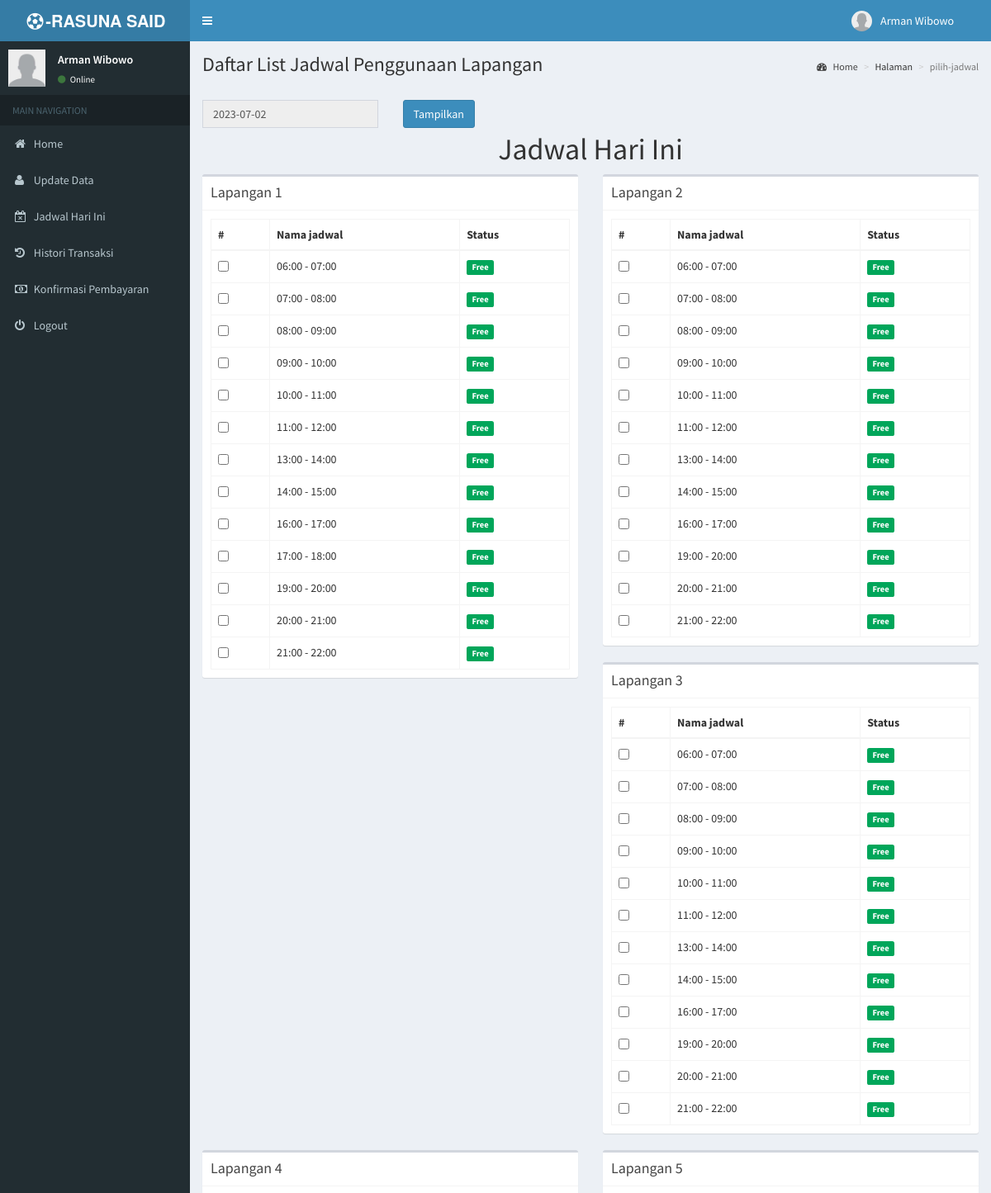
The page /index.php?halamane=pilih-jadwal (signed in, upper part) on the database its author committed.
### tables this page shows
CREATE TABLE `identitas` (
  `id_identitas` varchar(3) NOT NULL,
  `nama_identitas` varchar(35) NOT NULL,
  `alamat` text NOT NULL,
  `no_telp` varchar(12) NOT NULL,
  `rekening` text NOT NULL,
  `email` varchar(25) NOT NULL
);

CREATE TABLE `lapangan` (
  `id_lapangan` varchar(3) NOT NULL,
  `nama_lapangan` varchar(35) NOT NULL,
  `harga` int(10) NOT NULL,
  `blokir` enum('Y','N') NOT NULL DEFAULT 'N'
);

CREATE TABLE `jadwal` (
  `id_jadwal` int(5) NOT NULL,
  `id_lapangan` varchar(5) NOT NULL,
  `nama_jadwal` varchar(20) NOT NULL,
  `remark` int(3) NOT NULL
);

### config/library.php (called while the page is built, shortened)
<?php
$tgl_sekarang = date("Y-m-d");
?>

### halaman/hal_jadwal/pilih_jadwal.php (the view, shortened to what this page needs)
    <section class="content-header">
      <h1>Daftar List Jadwal Penggunaan Lapangan<small></small></h1>
      <ol class="breadcrumb">
        <li><a href="#"><i class="fa fa-dashboard"></i> Home</a></li>
        <li>Halaman</li>
        <li class="active"><?php echo"$_GET[halamane]"; ?></li>
      </ol>
    </section>
<?php
 if (empty($_SESSION['username']) AND empty($_SESSION['passuser'])){
  echo "<link href='style.css' rel='stylesheet' type='text/css'>
 <center>Untuk mengakses halaman, Anda harus login <br>";
  echo "<a href=../../index.php><b>LOGIN</b></a></center>";
}
else{
switch($_GET[act]){
  default:
echo " <section class='content'>
    <div class='row'>
    <form method='post' action='?halamane=pilih-jadwal&act=bytanggal'>
   <div class='form-group'>
            <div class='col-xs-3'>
                  <input type='text' value='$tgl_sekarang' class='form-control' id='datepicker' name='tanggal_booking' readonly='yes'>
                </div>
                </div>
                <div class='form-group'>
                <div class='col-xs-3'>
                       <input type='submit' name='Submit' class='btn btn-primary' value='Tampilkan' />
                </div>
                </div>
            </form>
<br/>
<center><h1>Jadwal Hari Ini</h1></center>
  <form action='?halamane=pilih-jadwal&act=booking' method='POST' name='f' accept-charset='utf-8'>";
$jumlah=1;
for($i=0; $i<$jumlah; $i++){
    $tampil = mysql_query("SELECT * FROM lapangan ORDER BY id_lapangan ASC");
    while($r=mysql_fetch_array($tampil)){
   echo " <div class='col-md-6'>
          <div class='box'>
            <div class='box-header with-border'>
              <h3 class='box-title'>$r[nama_lapangan]</h3>
            </div>
            <div class='box-body'>
              <table class='table table-bordered'>
                <thead>
                <tr>
                  <th>#</th>
                  <th>Nama jadwal</th>
                   <th>Status</th>
                </tr>
                </thead>
                <tbody>";
    $jadwal = mysql_query("SELECT * FROM jadwal WHERE id_lapangan='$r[id_lapangan]' ORDER BY id_jadwal ASC");
    while($j=mysql_fetch_array($jadwal)){
   echo "<tr>
    <td>";
    $a1=mysql_fetch_array(mysql_query("SELECT * FROM pemakaian WHERE tanggal_booking='$tgl_sekarang' AND id_jadwal='$j[id_jadwal]' AND status !='Free'"));
        if($a1['id_jadwal']=="$j[id_jadwal]"){
        echo"<input type=\"checkbox\" value='$j[id_jadwal]' name='jadwal[]' disabled='disabled' onclick=\"change_button(this,'sub1')\" checked/>";}
        else {
        echo"<input type=\"checkbox\" value='$j[id_jadwal]' name='jadwal[]' onclick=\"change_button(this,'sub1')\"/>$a1[status]";}
  echo"</td>
   <td>$j[nama_jadwal]</td>
    <td>";
$a2=mysql_fetch_array(mysql_query("SELECT * FROM pemakaian WHERE tanggal_booking='$tgl_sekarang' AND id_jadwal='$j[id_jadwal]'"));
    if($a2['status']=="Free"){
    echo"<span class='label label-success'>$a2[status]</span>";
  }
  elseif($a2['status']=="Book"){
    echo"<span class='label label-warning'>$a2[status]</span>";
  }
  elseif($a2['status']=="Pakai"){
    echo"<span class='label label-danger'>$a2[status]</span>";
  }
  else {
   echo"<span class='label label-success'>Free</span>";
  }
    echo"</td>
   </tr> ";
  }
                echo"</tbody>
              </table>
            </div>
          </div>
        </div>";
  }
  }
    echo"</form></div>
    </section> ";
   break;
   }
   }
   ?>
   </div>
   </div>

### index.php (shortened to what this page needs)
<?php
require_once "config/library.php";
if (isset($_SESSION['username']) && isset($_SESSION['namauser']) && isset($_SESSION['namalengkap']) && isset($_SESSION['passuser']) && isset($_SESSION['level']))
{
$i=mysql_fetch_array(mysql_query("SELECT * FROM identitas WHERE id_identitas='00'"));
?>
<!DOCTYPE html>
<html>
<head>
  <link rel="stylesheet" href="bootstrap/css/bootstrap.min.css">
  <link rel="stylesheet" href="dist/css/font-awesome.min.css">
  <link rel="stylesheet" href="dist/css/ionicons.min.css">
  <link rel="stylesheet" href="dist/css/AdminLTE.min.css">
  <link rel="stylesheet" href="dist/css/skins/_all-skins.min.css">
  <link rel="stylesheet" href="plugins/bootstrap-wysihtml5/bootstrap3-wysihtml5.min.css">
  <link rel="stylesheet" href="plugins/daterangepicker/daterangepicker-bs3.css">
  <link rel="stylesheet" href="plugins/datepicker/datepicker3.css">
  <link rel="stylesheet" href="plugins/iCheck/all.css">
  <link rel="stylesheet" href="plugins/colorpicker/bootstrap-colorpicker.min.css">
  <link rel="stylesheet" href="plugins/timepicker/bootstrap-timepicker.min.css">
  <link rel="stylesheet" href="plugins/select2/select2.min.css">
  <link rel="stylesheet" href="plugins/datatables/dataTables.bootstrap.css">
<link href='plugins/fullcalendar/fullcalendar.css' rel='stylesheet' />
<link href='plugins/fullcalendar/fullcalendar.print.css' rel='stylesheet' media='print' />
</head>
<body class="hold-transition skin-blue fixed sidebar-mini">
<div class="wrapper">
  <header class="main-header">
    <a href="index.php?halamane=home" class="logo">
      <span class="logo-lg"><b><i class="fa fa-fw fa-soccer-ball-o"></i>-<?php echo"$i[nama_identitas]"; ?></b></i></span>
    </a>
    <nav class="navbar navbar-static-top">
      <a href="#" class="sidebar-toggle" data-toggle="offcanvas" role="button">
      </a>
      <div class="navbar-custom-menu">
        <ul class="nav navbar-nav">
          <li class="dropdown user user-menu">
            <a href="#" class="dropdown-toggle" data-toggle="dropdown">
              <?php
               if ($_SESSION['level'] =='admin'){
              ?>
              <img src="<?php echo"foto_user/small_$_SESSION[foto]";?>" class="user-image" alt="User Image">
               <?php
             }
               else{
                echo"<img src=\"foto_user/user.png\" class=\"user-image\" alt=\"User Image\">";
               }
              ?>
              <span class="hidden-xs"><?php echo"$_SESSION[namalengkap]";?></span>
            </a>
          </li>
          <li>
           <a></a>
          </li>
        </ul>
      </div>
    </nav>
  </header>
  <aside class="main-sidebar">
    <section class="sidebar">
      <div class="user-panel">
        <div class="pull-left image">
        <?php
               if ($_SESSION['level'] =='admin'){
              ?>
              <img src="<?php echo"foto_user/small_$_SESSION[foto]";?>" class="img-circle" alt="User Image">
               <?php
             }
               else{
                echo"<img src=\"foto_user/user.png\" class=\"user-image\" alt=\"User Image\">";
               }
              ?>
        </div>
        <div class="pull-left info">
          <p><?php echo"$_SESSION[namalengkap]";?></p>
          <a href="#"><i class="fa fa-circle text-success"></i> Online</a>
        </div>
      </div>
      <ul class="sidebar-menu">
        <?php
echo"<li class='header'>MAIN NAVIGATION</li>
<li><a href='index.php?halamane=home'><i class='fa fa-home'></i> <span>Home</span></a></li>
</li>";
      if ($_SESSION['level'] =='user'){
      echo"<li><a href='index.php?halamane=update-data-member'><i class='fa fa-user'></i> <span>Update Data</span></a></li>";
       echo"<li><a href='index.php?halamane=pilih-jadwal'><i class='fa fa-calendar-times-o'></i> <span>Jadwal Hari Ini</span></a></li>";
       echo"<li><a href='index.php?halamane=transaksi'><i class='fa fa-history'></i> <span>Histori Transaksi</span></a></li>";
       echo"<li><a href='index.php?halamane=konfirmasi&act=tambahkonfirmasi'><i class='fa fa-money'></i> <span>Konfirmasi Pembayaran</span></a></li>";
      }
       echo"<li><a href='logout.php'><i class='fa fa-power-off'></i> <span>Logout</span></a></li>";
        ?>
      </ul>
    </section>
  </aside>
  <div class="content-wrapper">
  <?php include "content.php"; ?>
</body>
</html>
<?php
}
else
{
	lompat_ke("login.html");
}
?>

### rows shown on the page
identitas: nama_identitas "RASUNA SAID…"
lapangan: nama_lapangan "Lapangan 1"
jadwal: nama_jadwal "06:00 - 07:00"
jadwal: nama_jadwal "07:00 - 08:00"
jadwal: nama_jadwal "08:00 - 09:00"
jadwal: nama_jadwal "09:00 - 10:00"
jadwal: nama_jadwal "10:00 - 11:00"
jadwal: nama_jadwal "11:00 - 12:00"
jadwal: nama_jadwal "13:00 - 14:00"
jadwal: nama_jadwal "14:00 - 15:00"
jadwal: nama_jadwal "16:00 - 17:00"
jadwal: nama_jadwal "17:00 - 18:00"
jadwal: nama_jadwal "19:00 - 20:00"
jadwal: nama_jadwal "20:00 - 21:00"
jadwal: nama_jadwal "21:00 - 22:00"
lapangan: nama_lapangan "Lapangan 2"
jadwal: nama_jadwal "06:00 - 07:00"
jadwal: nama_jadwal "07:00 - 08:00"
jadwal: nama_jadwal "08:00 - 09:00"
jadwal: nama_jadwal "09:00 - 10:00"
jadwal: nama_jadwal "10:00 - 11:00"
jadwal: nama_jadwal "11:00 - 12:00"
jadwal: nama_jadwal "13:00 - 14:00"
jadwal: nama_jadwal "14:00 - 15:00"
jadwal: nama_jadwal "16:00 - 17:00"
jadwal: nama_jadwal "19:00 - 20:00"
jadwal: nama_jadwal "20:00 - 21:00"
jadwal: nama_jadwal "21:00 - 22:00"
lapangan: nama_lapangan "Lapangan 3"
jadwal: nama_jadwal "06:00 - 07:00"
jadwal: nama_jadwal "07:00 - 08:00"
jadwal: nama_jadwal "08:00 - 09:00"
jadwal: nama_jadwal "09:00 - 10:00"
jadwal: nama_jadwal "10:00 - 11:00"
jadwal: nama_jadwal "11:00 - 12:00"
jadwal: nama_jadwal "13:00 - 14:00"
jadwal: nama_jadwal "14:00 - 15:00"
jadwal: nama_jadwal "16:00 - 17:00"
jadwal: nama_jadwal "19:00 - 20:00"
jadwal: nama_jadwal "20:00 - 21:00"
jadwal: nama_jadwal "21:00 - 22:00"
lapangan: nama_lapangan "Lapangan 4"
lapangan: nama_lapangan "Lapangan 5"

### other values the page prints
$_SESSION[namalengkap] "Arman Wibowo"
$_GET[halamane] "pilih-jadwal"
